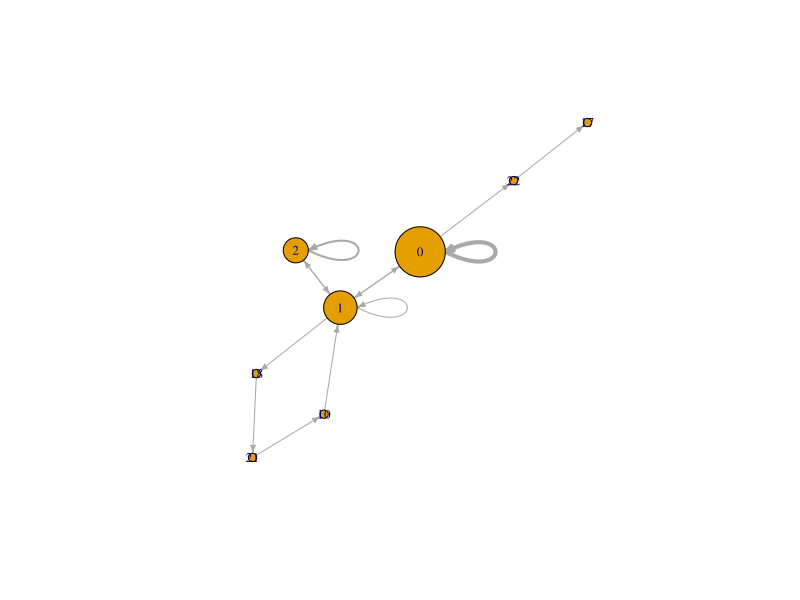

R code for this plot:
library(readr)
library(dplyr)
library(igraph)

# =====================================================
# CARGAR DATOS
# =====================================================

Secuencia <- read_delim(
  "Secuencia.csv",
  delim = ";",
  escape_double = FALSE,
  trim_ws = TRUE
)

# =====================================================
# FUNCION PARA RECONSTRUIR RED AOI->AOI
# =====================================================

build_aoi_network <- function(df){
  
  # =====================================
  # ORDEN TEMPORAL
  # =====================================
  
  df <- df[order(df$Secuencia), ]
  
  areas <- df$Area
  
  if(length(areas) < 2){
    return(NULL)
  }
  
  # =====================================
  # VARIABLES SECUENCIALES
  # =====================================
  
  FirstAOI <- as.character(areas[1])
  
  FirstTransition <- paste0(
    areas[1],
    "_",
    areas[2]
  )
  
  First3AOIs <- paste(
    head(areas,3),
    collapse = "_"
  )
  
  # =====================================
  # RED
  # =====================================
  
  edges <- data.frame(
    from = head(areas,-1),
    to   = tail(areas,-1)
  )
  
  edges_weighted <- edges %>%
    count(from,to,name="weight")
  
  g <- graph_from_data_frame(
    edges_weighted,
    directed = TRUE
  )
  
  E(g)$weight <- edges_weighted$weight
  
  node_freq <- table(areas)
  
  V(g)$visits <- as.numeric(
    node_freq[
      match(
        V(g)$name,
        names(node_freq)
      )
    ]
  )
  
  # =====================================
  # RESULTADO
  # =====================================
  
  return(
    list(
      graph = g,
      edges = edges,
      edges_weighted = edges_weighted,
      node_freq = node_freq,
      
      FirstAOI = FirstAOI,
      FirstTransition = FirstTransition,
      First3AOIs = First3AOIs
    )
  )
}

# =====================================================
# CONSTRUIR TODAS LAS REDES
# =====================================================

NetworkList <- list()

TrajectoryFeatures <- data.frame()

subjects <- unique(Secuencia$Sujeto)

for(s in subjects){
  
  cat("Procesando sujeto:",s,"\n")
  
  data_s <- filter(
    Secuencia,
    Sujeto == s
  )
  
  ensayos <- unique(data_s$Ensayo)
  
  for(e in ensayos){
    
    data_se <- filter(
      data_s,
      Ensayo == e
    )
    
    net <- build_aoi_network(data_se)
    
    if(!is.null(net)){
      
      nombre <- paste0(
        "S",
        s,
        "_E",
        e
      )
      
      NetworkList[[nombre]] <- net
      
      # ===================================
      # TABLA DE CARACTERISTICAS
      # ===================================
      
      TrajectoryFeatures <- rbind(
        TrajectoryFeatures,
        data.frame(
          Sujeto = s,
          Ensayo = e,
          
          FirstAOI = net$FirstAOI,
          FirstTransition = net$FirstTransition,
          First3AOIs = net$First3AOIs,
          
          Nodes = gorder(net$graph),
          Edges = gsize(net$graph),
          
          stringsAsFactors = FALSE
        )
      )
      
    }
  }
}
# =====================================================
# EJEMPLO
# =====================================================

net104 <- NetworkList[["S104_E1"]]

plot(
  net104$graph,
  vertex.size = V(net104$graph)$visits * 5,
  edge.width = E(net104$graph)$weight,
  vertex.label.cex = 0.8,
  edge.arrow.size = .4,
  layout = layout_with_fr(net104$graph)
)

length(NetworkList)

Secuencia |>
  dplyr::distinct(Sujeto, Ensayo) |>
  nrow()


Problemas <- data.frame()

subjects <- unique(Secuencia$Sujeto)

for(s in subjects){
  
  data_s <- filter(
    Secuencia,
    Sujeto == s
  )
  
  ensayos <- unique(data_s$Ensayo)
  
  for(e in ensayos){
    
    data_se <- filter(
      data_s,
      Ensayo == e
    )
    
    if(nrow(data_se) < 2){
      
      Problemas <- rbind(
        Problemas,
        data.frame(
          Sujeto = s,
          Ensayo = e,
          N = nrow(data_se)
        )
      )
      
    }
    
  }
  
}

Problemas
table(Problemas$Sujeto)

table(
  sapply(
    NetworkList,
    function(x) gorder(x$graph)
  )
)



summary(
  sapply(
    NetworkList,
    function(x)
      gorder(x$graph)
  )
)


summary(
  sapply(
    NetworkList,
    function(x)
      gsize(x$graph)
  )
)
# ¿Qué AOIs aparecen más frecuentemente?


AOI_frequency <- table(
  unlist(
    lapply(
      NetworkList,
      function(x) V(x$graph)$name
    )
  )
)

sort(
  AOI_frequency,
  decreasing=TRUE
)

# ¿Qué transiciones aparecen más frecuentemente?

all_edges <- do.call(
  rbind,
  lapply(
    NetworkList,
    function(x)
      x$edges
  )
)

table(
  all_edges$from,
  all_edges$to
)


all_edges |>
  count(from,to) |>
  arrange(desc(n))


all_edges <- do.call(
  rbind,
  lapply(
    NetworkList,
    function(x)
      x$edges
  )
)

TransitionMatrix <- all_edges |>
  count(from,to)
